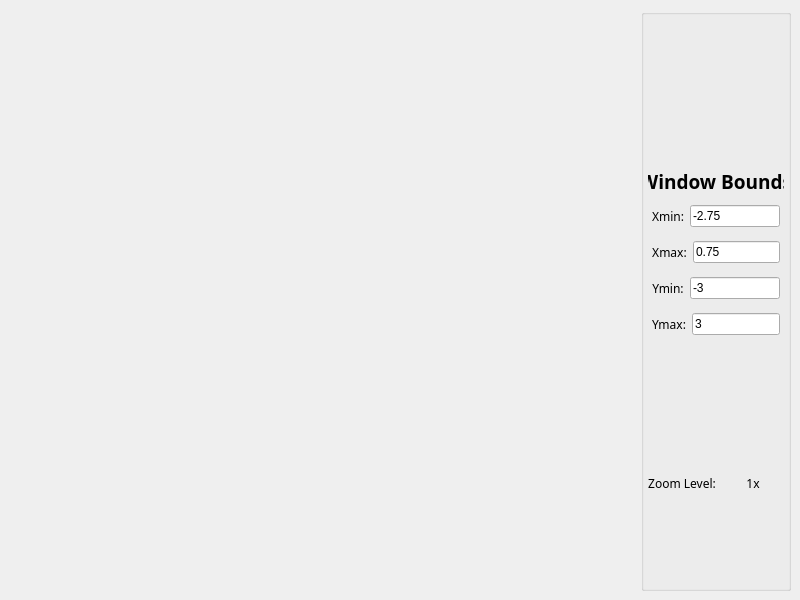
<?xml version="1.0" encoding="UTF-8"?>
<ui version="4.0">
 <class>plotWindow</class>
 <widget class="QMainWindow" name="plotWindow">
  <property name="geometry">
   <rect>
    <x>0</x>
    <y>0</y>
    <width>800</width>
    <height>600</height>
   </rect>
  </property>
  <property name="windowTitle">
   <string>Fractal Explorer</string>
  </property>
  <widget class="QWidget" name="centralwidget">
   <layout class="QVBoxLayout" name="verticalLayout_2">
    <item>
     <layout class="QHBoxLayout" name="centralHBox">
      <property name="spacing">
       <number>8</number>
      </property>
      <item>
       <widget class="QWidget" name="window" native="true">
        <property name="minimumSize">
         <size>
          <width>200</width>
          <height>0</height>
         </size>
        </property>
       </widget>
      </item>
      <item>
       <widget class="QGroupBox" name="ControlPanel">
        <property name="maximumSize">
         <size>
          <width>150</width>
          <height>16777215</height>
         </size>
        </property>
        <layout class="QVBoxLayout" name="controlPanelLayout">
         <property name="leftMargin">
          <number>4</number>
         </property>
         <property name="topMargin">
          <number>4</number>
         </property>
         <property name="rightMargin">
          <number>4</number>
         </property>
         <property name="bottomMargin">
          <number>4</number>
         </property>
         <item>
          <spacer name="verticalSpacer">
           <property name="orientation">
            <enum>Qt::Vertical</enum>
           </property>
           <property name="sizeHint" stdset="0">
            <size>
             <width>20</width>
             <height>40</height>
            </size>
           </property>
          </spacer>
         </item>
         <item>
          <layout class="QHBoxLayout" name="ColorHBox">
           <item>
            <spacer name="horizontalSpacer_3">
             <property name="orientation">
              <enum>Qt::Horizontal</enum>
             </property>
             <property name="sizeHint" stdset="0">
              <size>
               <width>40</width>
               <height>20</height>
              </size>
             </property>
            </spacer>
           </item>
           <item>
            <widget class="QPushButton" name="ColorButton">
             <property name="sizePolicy">
              <sizepolicy hsizetype="Minimum" vsizetype="Minimum">
               <horstretch>0</horstretch>
               <verstretch>0</verstretch>
              </sizepolicy>
             </property>
             <property name="minimumSize">
              <size>
               <width>0</width>
               <height>0</height>
              </size>
             </property>
             <property name="font">
              <font>
               <stylestrategy>PreferAntialias</stylestrategy>
              </font>
             </property>
             <property name="toolTip">
              <string>Color Palette</string>
             </property>
             <property name="text">
              <string/>
             </property>
             <property name="icon">
              <iconset resource="Icons.qrc">
               <normaloff>:/icon/colors</normaloff>:/icon/colors</iconset>
             </property>
             <property name="iconSize">
              <size>
               <width>30</width>
               <height>30</height>
              </size>
             </property>
             <property name="shortcut">
              <string notr="true"/>
             </property>
             <property name="flat">
              <bool>true</bool>
             </property>
            </widget>
           </item>
           <item>
            <spacer name="horizontalSpacer_4">
             <property name="orientation">
              <enum>Qt::Horizontal</enum>
             </property>
             <property name="sizeHint" stdset="0">
              <size>
               <width>40</width>
               <height>20</height>
              </size>
             </property>
            </spacer>
           </item>
          </layout>
         </item>
         <item>
          <layout class="QHBoxLayout" name="WidgetHBox">
           <item>
            <spacer name="horizontalSpacer">
             <property name="orientation">
              <enum>Qt::Horizontal</enum>
             </property>
             <property name="sizeHint" stdset="0">
              <size>
               <width>40</width>
               <height>20</height>
              </size>
             </property>
            </spacer>
           </item>
           <item>
            <widget class="QPushButton" name="configButton">
             <property name="font">
              <font>
               <stylestrategy>PreferAntialias</stylestrategy>
              </font>
             </property>
             <property name="text">
              <string/>
             </property>
             <property name="icon">
              <iconset resource="Icons.qrc">
               <normaloff>:/icon/Icons/2089586-interface/svg/096-settings.svg</normaloff>:/icon/Icons/2089586-interface/svg/096-settings.svg</iconset>
             </property>
             <property name="iconSize">
              <size>
               <width>20</width>
               <height>25</height>
              </size>
             </property>
             <property name="flat">
              <bool>true</bool>
             </property>
            </widget>
           </item>
           <item>
            <widget class="QPushButton" name="exportButton">
             <property name="minimumSize">
              <size>
               <width>0</width>
               <height>0</height>
              </size>
             </property>
             <property name="baseSize">
              <size>
               <width>0</width>
               <height>0</height>
              </size>
             </property>
             <property name="font">
              <font>
               <stylestrategy>PreferAntialias</stylestrategy>
              </font>
             </property>
             <property name="autoFillBackground">
              <bool>false</bool>
             </property>
             <property name="text">
              <string/>
             </property>
             <property name="icon">
              <iconset resource="Icons.qrc">
               <normaloff>:/icon/Icons/2089586-interface/svg/098-export.svg</normaloff>:/icon/Icons/2089586-interface/svg/098-export.svg</iconset>
             </property>
             <property name="iconSize">
              <size>
               <width>20</width>
               <height>25</height>
              </size>
             </property>
             <property name="flat">
              <bool>true</bool>
             </property>
            </widget>
           </item>
           <item>
            <spacer name="horizontalSpacer_2">
             <property name="orientation">
              <enum>Qt::Horizontal</enum>
             </property>
             <property name="sizeHint" stdset="0">
              <size>
               <width>40</width>
               <height>20</height>
              </size>
             </property>
            </spacer>
           </item>
          </layout>
         </item>
         <item>
          <widget class="QLabel" name="WindowBoundsHeader">
           <property name="font">
            <font>
             <family>Futura</family>
             <pointsize>14</pointsize>
             <weight>75</weight>
             <bold>true</bold>
            </font>
           </property>
           <property name="text">
            <string>Window Bounds</string>
           </property>
           <property name="alignment">
            <set>Qt::AlignCenter</set>
           </property>
          </widget>
         </item>
         <item>
          <layout class="QHBoxLayout" name="XminHBox">
           <property name="leftMargin">
            <number>4</number>
           </property>
           <property name="topMargin">
            <number>4</number>
           </property>
           <property name="rightMargin">
            <number>4</number>
           </property>
           <property name="bottomMargin">
            <number>4</number>
           </property>
           <item>
            <widget class="QLabel" name="XminLabel">
             <property name="font">
              <font>
               <family>Futura</family>
              </font>
             </property>
             <property name="text">
              <string>Xmin:</string>
             </property>
             <property name="alignment">
              <set>Qt::AlignCenter</set>
             </property>
            </widget>
           </item>
           <item>
            <widget class="QLineEdit" name="XminField">
             <property name="text">
              <string>-2.75</string>
             </property>
            </widget>
           </item>
          </layout>
         </item>
         <item>
          <layout class="QHBoxLayout" name="XmaxHBox">
           <property name="leftMargin">
            <number>4</number>
           </property>
           <property name="topMargin">
            <number>4</number>
           </property>
           <property name="rightMargin">
            <number>4</number>
           </property>
           <property name="bottomMargin">
            <number>4</number>
           </property>
           <item>
            <widget class="QLabel" name="XmaxLabel">
             <property name="font">
              <font>
               <family>Futura</family>
              </font>
             </property>
             <property name="text">
              <string>Xmax:</string>
             </property>
             <property name="alignment">
              <set>Qt::AlignCenter</set>
             </property>
            </widget>
           </item>
           <item>
            <widget class="QLineEdit" name="XmaxField">
             <property name="text">
              <string>0.75</string>
             </property>
            </widget>
           </item>
          </layout>
         </item>
         <item>
          <layout class="QHBoxLayout" name="YminHBox">
           <property name="leftMargin">
            <number>4</number>
           </property>
           <property name="topMargin">
            <number>4</number>
           </property>
           <property name="rightMargin">
            <number>4</number>
           </property>
           <property name="bottomMargin">
            <number>4</number>
           </property>
           <item>
            <widget class="QLabel" name="YminLabel">
             <property name="font">
              <font>
               <family>Futura</family>
              </font>
             </property>
             <property name="text">
              <string>Ymin:</string>
             </property>
             <property name="alignment">
              <set>Qt::AlignCenter</set>
             </property>
            </widget>
           </item>
           <item>
            <widget class="QLineEdit" name="YminField">
             <property name="text">
              <string>-3</string>
             </property>
            </widget>
           </item>
          </layout>
         </item>
         <item>
          <layout class="QHBoxLayout" name="YmaxHBox">
           <property name="leftMargin">
            <number>4</number>
           </property>
           <property name="topMargin">
            <number>4</number>
           </property>
           <property name="rightMargin">
            <number>4</number>
           </property>
           <property name="bottomMargin">
            <number>4</number>
           </property>
           <item>
            <widget class="QLabel" name="YmaxLabel">
             <property name="font">
              <font>
               <family>Futura</family>
              </font>
             </property>
             <property name="text">
              <string>Ymax:</string>
             </property>
             <property name="alignment">
              <set>Qt::AlignCenter</set>
             </property>
            </widget>
           </item>
           <item>
            <widget class="QLineEdit" name="YmaxField">
             <property name="text">
              <string>3</string>
             </property>
            </widget>
           </item>
          </layout>
         </item>
         <item>
          <layout class="QGridLayout" name="arrowGrid">
           <property name="spacing">
            <number>0</number>
           </property>
           <item row="0" column="1">
            <widget class="QPushButton" name="upButton">
             <property name="sizePolicy">
              <sizepolicy hsizetype="Minimum" vsizetype="Minimum">
               <horstretch>0</horstretch>
               <verstretch>0</verstretch>
              </sizepolicy>
             </property>
             <property name="minimumSize">
              <size>
               <width>0</width>
               <height>32</height>
              </size>
             </property>
             <property name="font">
              <font>
               <stylestrategy>PreferAntialias</stylestrategy>
              </font>
             </property>
             <property name="toolTip">
              <string>Pan Up</string>
             </property>
             <property name="text">
              <string/>
             </property>
             <property name="icon">
              <iconset resource="Icons.qrc">
               <normaloff>:/icon/up</normaloff>:/icon/up</iconset>
             </property>
             <property name="flat">
              <bool>true</bool>
             </property>
            </widget>
           </item>
           <item row="1" column="0">
            <widget class="QPushButton" name="leftButton">
             <property name="sizePolicy">
              <sizepolicy hsizetype="Minimum" vsizetype="Minimum">
               <horstretch>0</horstretch>
               <verstretch>0</verstretch>
              </sizepolicy>
             </property>
             <property name="minimumSize">
              <size>
               <width>0</width>
               <height>32</height>
              </size>
             </property>
             <property name="font">
              <font>
               <stylestrategy>PreferAntialias</stylestrategy>
              </font>
             </property>
             <property name="toolTip">
              <string>Pan Left</string>
             </property>
             <property name="text">
              <string/>
             </property>
             <property name="icon">
              <iconset resource="Icons.qrc">
               <normaloff>:/icon/left</normaloff>:/icon/left</iconset>
             </property>
             <property name="flat">
              <bool>true</bool>
             </property>
            </widget>
           </item>
           <item row="1" column="2">
            <widget class="QPushButton" name="rightButton">
             <property name="sizePolicy">
              <sizepolicy hsizetype="Minimum" vsizetype="Minimum">
               <horstretch>0</horstretch>
               <verstretch>0</verstretch>
              </sizepolicy>
             </property>
             <property name="minimumSize">
              <size>
               <width>0</width>
               <height>32</height>
              </size>
             </property>
             <property name="font">
              <font>
               <stylestrategy>PreferAntialias</stylestrategy>
              </font>
             </property>
             <property name="toolTip">
              <string>Pan Right</string>
             </property>
             <property name="text">
              <string/>
             </property>
             <property name="icon">
              <iconset resource="Icons.qrc">
               <normaloff>:/icon/right</normaloff>:/icon/right</iconset>
             </property>
             <property name="flat">
              <bool>true</bool>
             </property>
            </widget>
           </item>
           <item row="2" column="1">
            <widget class="QPushButton" name="downButton">
             <property name="sizePolicy">
              <sizepolicy hsizetype="Minimum" vsizetype="Minimum">
               <horstretch>0</horstretch>
               <verstretch>0</verstretch>
              </sizepolicy>
             </property>
             <property name="font">
              <font>
               <stylestrategy>PreferAntialias</stylestrategy>
              </font>
             </property>
             <property name="toolTip">
              <string>Pan Down</string>
             </property>
             <property name="text">
              <string/>
             </property>
             <property name="icon">
              <iconset resource="Icons.qrc">
               <normaloff>:/icon/down</normaloff>:/icon/down</iconset>
             </property>
             <property name="flat">
              <bool>true</bool>
             </property>
            </widget>
           </item>
           <item row="1" column="1">
            <widget class="QPushButton" name="reset">
             <property name="font">
              <font>
               <stylestrategy>PreferAntialias</stylestrategy>
              </font>
             </property>
             <property name="toolTip">
              <string>Reset Position</string>
             </property>
             <property name="text">
              <string/>
             </property>
             <property name="icon">
              <iconset resource="Icons.qrc">
               <normaloff>:/icon/home</normaloff>:/icon/home</iconset>
             </property>
             <property name="iconSize">
              <size>
               <width>24</width>
               <height>24</height>
              </size>
             </property>
             <property name="flat">
              <bool>true</bool>
             </property>
            </widget>
           </item>
          </layout>
         </item>
         <item>
          <layout class="QHBoxLayout" name="ZoomBox">
           <item>
            <widget class="QPushButton" name="ZoomInButton">
             <property name="sizePolicy">
              <sizepolicy hsizetype="Minimum" vsizetype="Minimum">
               <horstretch>0</horstretch>
               <verstretch>0</verstretch>
              </sizepolicy>
             </property>
             <property name="minimumSize">
              <size>
               <width>0</width>
               <height>32</height>
              </size>
             </property>
             <property name="font">
              <font>
               <stylestrategy>PreferAntialias</stylestrategy>
              </font>
             </property>
             <property name="toolTip">
              <string>Zoom In</string>
             </property>
             <property name="text">
              <string/>
             </property>
             <property name="icon">
              <iconset resource="Icons.qrc">
               <normaloff>:/icon/zoomIn</normaloff>:/icon/zoomIn</iconset>
             </property>
             <property name="iconSize">
              <size>
               <width>16</width>
               <height>16</height>
              </size>
             </property>
             <property name="shortcut">
              <string extracomment="Zoom In"/>
             </property>
             <property name="flat">
              <bool>true</bool>
             </property>
            </widget>
           </item>
           <item>
            <widget class="QPushButton" name="ZoomOutButton">
             <property name="sizePolicy">
              <sizepolicy hsizetype="Minimum" vsizetype="Minimum">
               <horstretch>0</horstretch>
               <verstretch>0</verstretch>
              </sizepolicy>
             </property>
             <property name="minimumSize">
              <size>
               <width>0</width>
               <height>30</height>
              </size>
             </property>
             <property name="font">
              <font>
               <stylestrategy>PreferAntialias</stylestrategy>
              </font>
             </property>
             <property name="toolTip">
              <string>Zoom Out</string>
             </property>
             <property name="text">
              <string/>
             </property>
             <property name="icon">
              <iconset resource="Icons.qrc">
               <normaloff>:/icon/zoomOut</normaloff>:/icon/zoomOut</iconset>
             </property>
             <property name="iconSize">
              <size>
               <width>16</width>
               <height>16</height>
              </size>
             </property>
             <property name="flat">
              <bool>true</bool>
             </property>
            </widget>
           </item>
          </layout>
         </item>
         <item>
          <layout class="QHBoxLayout" name="horizontalLayout">
           <item>
            <widget class="QLabel" name="zoom_title">
             <property name="font">
              <font>
               <family>Futura</family>
              </font>
             </property>
             <property name="text">
              <string>Zoom Level:</string>
             </property>
             <property name="alignment">
              <set>Qt::AlignCenter</set>
             </property>
            </widget>
           </item>
           <item>
            <widget class="QLabel" name="zoom_lvl">
             <property name="font">
              <font>
               <family>Futura</family>
              </font>
             </property>
             <property name="text">
              <string>1x</string>
             </property>
             <property name="alignment">
              <set>Qt::AlignCenter</set>
             </property>
            </widget>
           </item>
          </layout>
         </item>
         <item>
          <spacer name="verticalSpacer_2">
           <property name="orientation">
            <enum>Qt::Vertical</enum>
           </property>
           <property name="sizeHint" stdset="0">
            <size>
             <width>20</width>
             <height>40</height>
            </size>
           </property>
          </spacer>
         </item>
        </layout>
       </widget>
      </item>
     </layout>
    </item>
   </layout>
  </widget>
 </widget>
 <resources>
  <include location="Icons.qrc"/>
 </resources>
 <connections/>
</ui>
